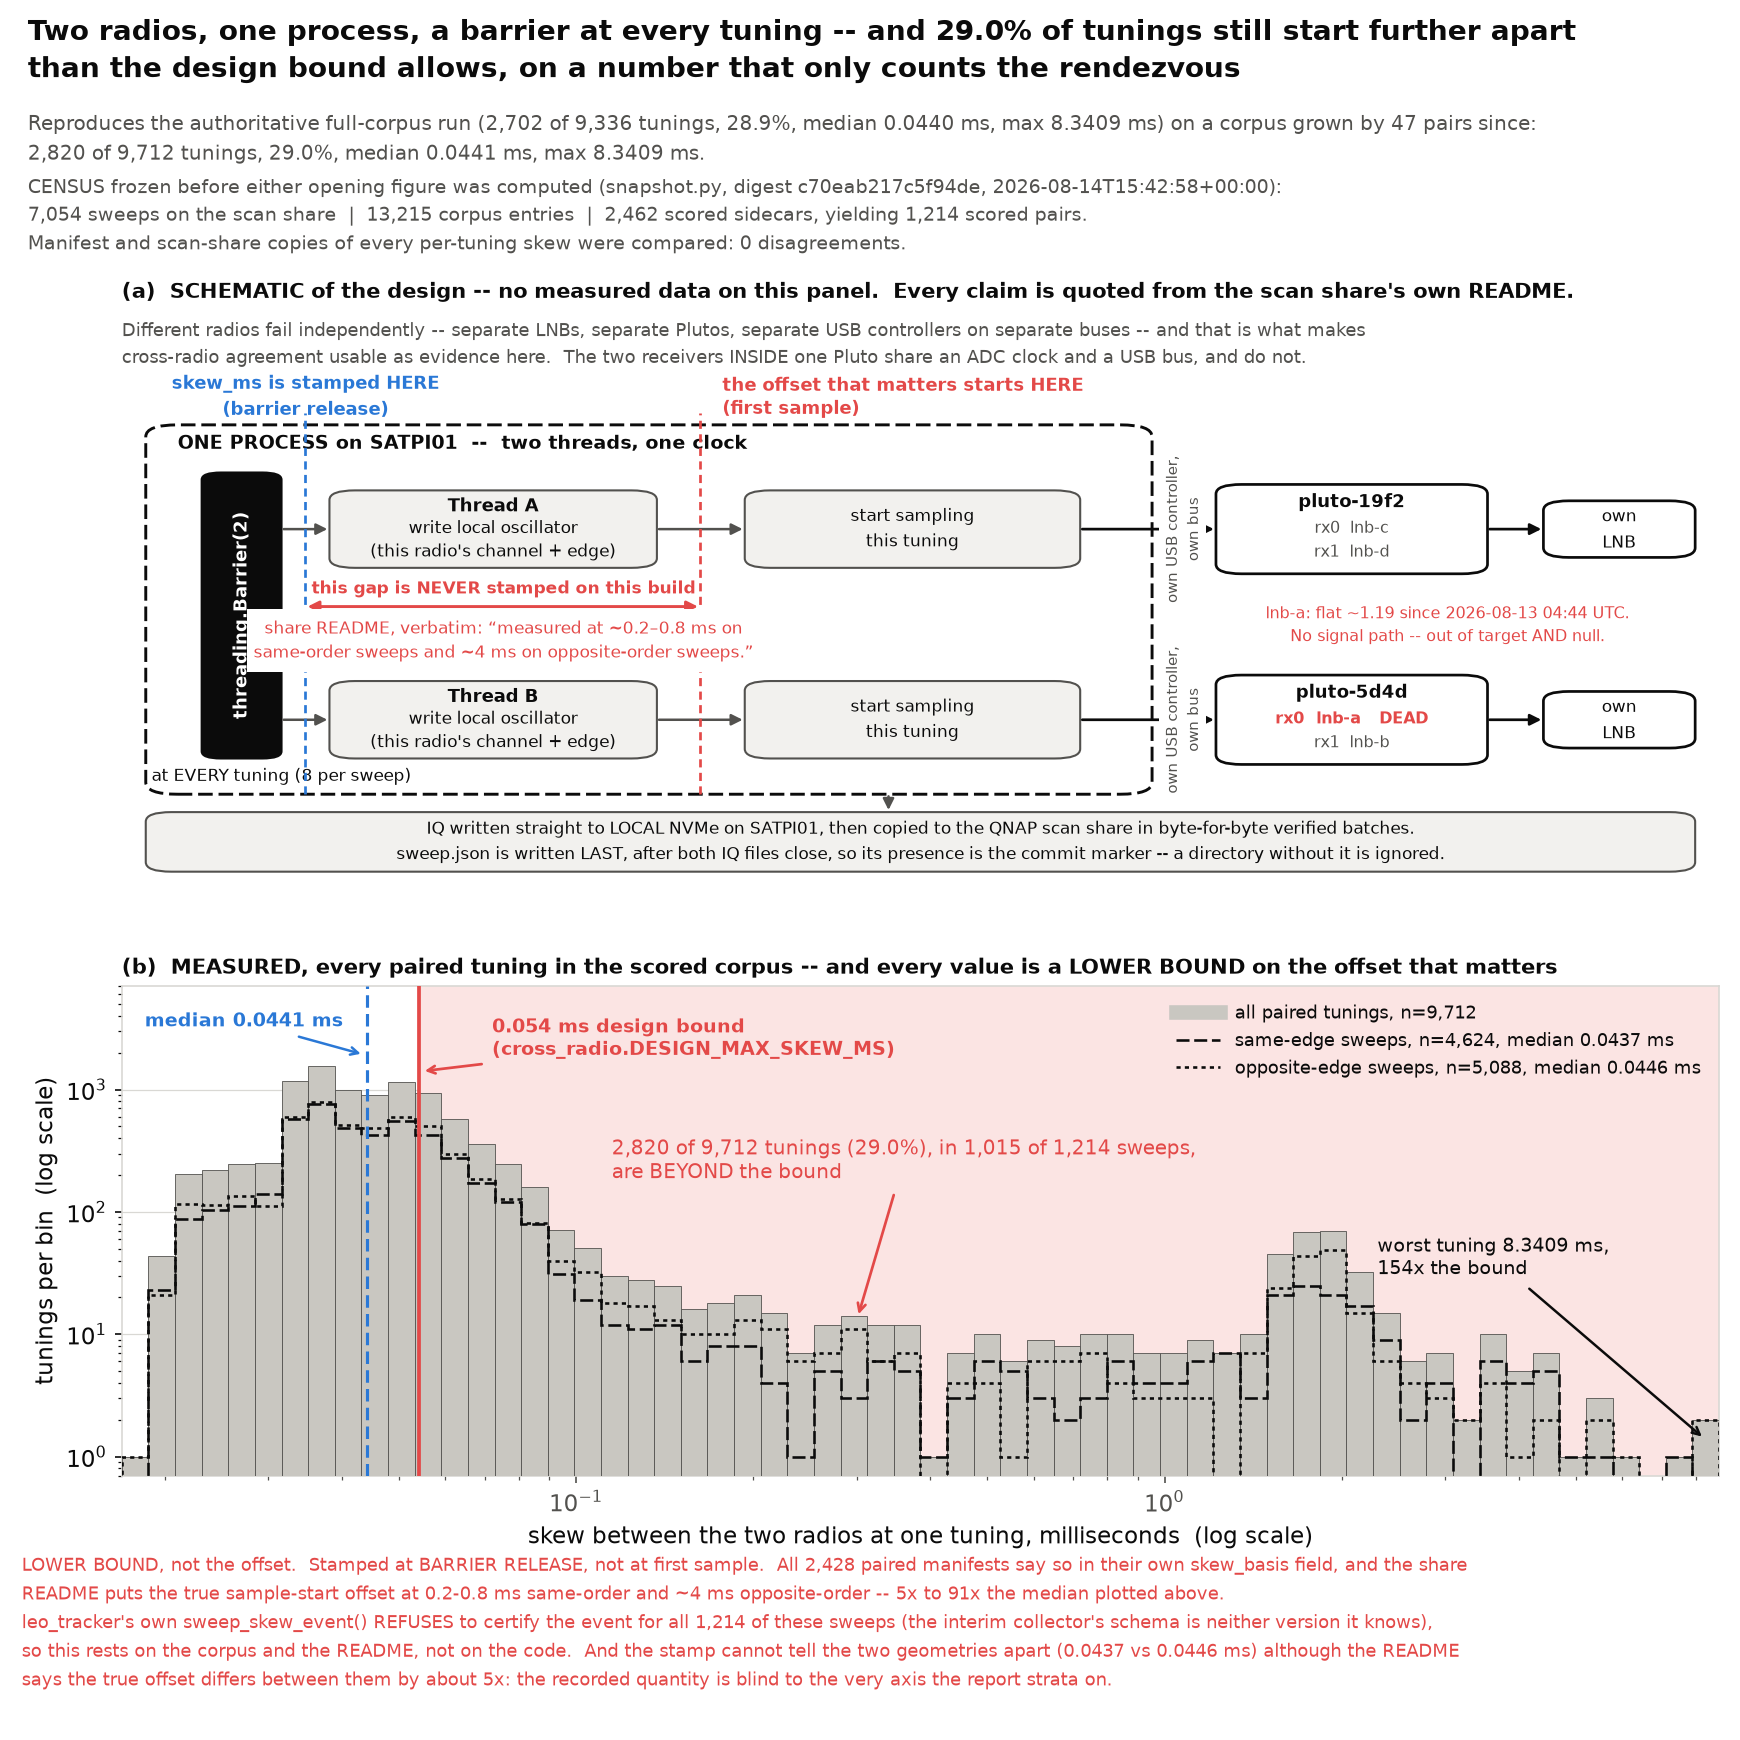

Source code (Python):
#!/usr/bin/env python3
"""apparatus: how the two radios are made simultaneous, and how well it worked.

Panel (a) is a SCHEMATIC and is labelled as one on the figure: it carries no
measured data.  Its every claim is quoted from the scan share's own README
(``/mnt/qnap01/mouse9911/leo-scans/README.md``), which is the primary record of
the collector -- the collector itself is not in this repository; only the
importer that reads it (``leo_tracker.radio.beacon.sync_import``) is.

Panel (b) is measured: every paired tuning in the scored corpus, read from
``skew_ms.per_tuning`` in each sweep's ``sweep.json``, joined into pairs by
``cross_radio``'s own rules, against ``cross_radio.DESIGN_MAX_SKEW_MS``.  The
manifest copy of every one of those numbers was compared with the scan share's
copy tuning by tuning during extraction: 0 disagreements over 1,214 pairs.

THE HONESTY THIS FIGURE EXISTS FOR.  The skew is stamped at barrier release,
not at first sample, so it is a LOWER BOUND on the offset between the two
observations -- and that is drawn on the figure, not left to prose.  Three
things establish it, and all three are read at run time rather than asserted:

  * all 2,428 paired manifests carry the same ``skew_basis`` string, and it
    says barrier release;
  * the share README says the true sample-start offset is 0.2-0.8 ms on
    same-order sweeps and ~4 ms on opposite-order ones -- 5x to 91x the median
    plotted here.  The sentence is quoted verbatim off the README at run time;
  * ``synchronised_scan.sweep_skew_event`` -- the repository's own guard for
    exactly this question -- REFUSES to certify the event for all 1,214 paired
    sweeps, because the interim collector's schema is neither of the two it
    knows.  The claim rests on the corpus and the README, not on the code, and
    the figure says so.

Extraction: summary/opening/{sweep_census,corpus_pairs}.py, consolidated once
by summary/opening/cache_build.py into summary/cache/opening-figures.npz.  This
script reads that cache, the repository and the README; it does not touch the
corpus.
"""
from __future__ import annotations

import datetime as dt
import json
import re
import sys
import textwrap
from pathlib import Path

import numpy as np

import matplotlib
matplotlib.use("Agg")
import matplotlib.pyplot as plt  # noqa: E402
from matplotlib.lines import Line2D  # noqa: E402
from matplotlib.patches import FancyArrowPatch, FancyBboxPatch  # noqa: E402

sys.path.insert(0, "/home/satpi01/leo-tracker/src")

from leo_tracker.radio.beacon.cross_radio import (  # noqa: E402
    DEAD_RECEIVERS, DESIGN_MAX_SKEW_MS,
)

HERE = Path(__file__).resolve().parent
CACHE = HERE.parent / "cache" / "opening-figures.npz"
README = Path("/mnt/qnap01/mouse9911/leo-scans/README.md")
PNG = HERE / "apparatus.png"
OUT = HERE / "apparatus.json"

INK, MUTED, GRID = "#0b0b0b", "#52514e", "#d9d8d4"
ALERT = "#e34948"
ACCENT = "#2a78d6"
BOX = "#f2f1ee"
SHADE = "#fbe4e3"

#: What the authoritative 5,097-line run reported, to be reproduced or
#: contradicted here.  Quoted so the disagreement, if any, is visible on the
#: figure instead of being silently absorbed.
AUTHORITATIVE = {"tunings": 9336, "beyond": 2702, "sweeps_beyond": 973,
                 "median_ms": 0.0440, "max_ms": 8.3409,
                 "source": "reports/sync-scan-cross-radio-2026-08-14/"
                           "review-full-corpus.txt"}


def readme_skew() -> dict:
    """The share README's own words on what the stamp is, read at run time."""
    text = README.read_text(encoding="utf-8")
    section = " ".join(text.split("## Skew", 1)[1].split("##", 1)[0].split())
    sentence = re.search(r"The true sample-start offset.*?sweeps,", section)
    clause = re.search(r"measured at ~[0-9.]+[\u2013-][0-9.]+ ms on same-order "
                       r"sweeps and ~[0-9.]+ ms on opposite-order sweeps",
                       section)
    numbers = re.search(r"~([0-9.]+)[–-]([0-9.]+) ms on same-order sweeps "
                        r"and ~([0-9.]+) ms on opposite-order", section)
    if not sentence or not numbers or not clause:
        raise SystemExit("the share README no longer states the sample-start "
                         "offset in the form this figure quotes; refusing to "
                         "draw a caveat from memory")
    low, high, opposite = (float(value) for value in numbers.groups())
    return {"section": section,
            "sentence": sentence.group(0).rstrip(","),
            "clause": clause.group(0),
            "same_order_ms": [low, high], "opposite_order_ms": opposite,
            "states_barrier_release":
                bool(re.search(r"measured at \*\*barrier release\*\*, "
                               r"not at first sample", " ".join(text.split())))}


# ---------------------------------------------------------------- schematic
def box(axes, x, y, width, height, label, *, face=BOX, edge=MUTED,
        size=9.0, weight="normal", colour=INK, lw=1.0, radius=1.6):
    axes.add_patch(FancyBboxPatch(
        (x, y), width, height,
        boxstyle=f"round,pad=0,rounding_size={radius}",
        facecolor=face, edgecolor=edge, lw=lw, zorder=2))
    axes.text(x + width / 2, y + height / 2, label, fontsize=size,
              ha="center", va="center", color=colour, weight=weight,
              zorder=3, linespacing=1.45)


def arrow(axes, start, end, *, colour=MUTED, lw=1.2, style="-|>"):
    axes.add_patch(FancyArrowPatch(
        start, end, arrowstyle=style, color=colour, lw=lw,
        mutation_scale=11, shrinkA=1, shrinkB=1, zorder=4))


def schematic(axes, quote: str) -> None:
    """The design, drawn.  No measured data on this panel; it is a schematic."""
    axes.set_xlim(0, 100)
    axes.set_ylim(0, 100)
    axes.axis("off")

    axes.text(0.0, 100.0,
              "(a)  SCHEMATIC of the design -- no measured data on this panel.  "
              "Every claim is quoted from the scan share's own README.",
              fontsize=10.0, color=INK, ha="left", va="top", weight="bold")
    axes.text(0.0, 94.0,
              "Different radios fail independently -- separate LNBs, separate "
              "Plutos, separate USB controllers on separate buses -- and that is "
              "what makes\ncross-radio agreement usable as evidence here.  The "
              "two receivers INSIDE one Pluto share an ADC clock and a USB bus, "
              "and do not.",
              fontsize=8.6, color=MUTED, ha="left", va="top", linespacing=1.5)

    # the host process
    axes.add_patch(FancyBboxPatch(
        (1.5, 14.0), 63.0, 62.0, boxstyle="round,pad=0,rounding_size=2.0",
        facecolor="white", edgecolor=INK, lw=1.4, ls=(0, (5, 2)), zorder=1))
    axes.text(3.5, 72.8, "ONE PROCESS on SATPI01  --  two threads, one clock",
              fontsize=9.0, weight="bold", color=INK, ha="left", va="center")

    # the barrier
    axes.add_patch(FancyBboxPatch(
        (5.0, 20.0), 5.0, 48.0, boxstyle="round,pad=0,rounding_size=1.2",
        facecolor=INK, edgecolor=INK, lw=1.0, zorder=2))
    axes.text(7.5, 44.0, "threading.Barrier(2)", fontsize=8.6, color="white",
              ha="center", va="center", rotation=90, weight="bold", zorder=3)
    axes.text(10.0, 17.0, "at EVERY tuning (8 per sweep)", fontsize=8.0,
              color=INK, ha="center", va="center")

    for base, name, radio, ports in (
            (52.0, "Thread A", "pluto-19f2", ("rx0  lnb-c", "rx1  lnb-d")),
            (20.0, "Thread B", "pluto-5d4d", ("rx0  lnb-a", "rx1  lnb-b"))):
        box(axes, 13.0, base, 20.5, 13.0, "", size=8.4)
        axes.text(23.25, base + 10.3, name, fontsize=8.6, weight="bold",
                  color=INK, ha="center", va="center", zorder=3)
        axes.text(23.25, base + 4.8,
                  "write local oscillator\n(this radio's channel + edge)",
                  fontsize=8.4, color=INK, ha="center", va="center",
                  zorder=3, linespacing=1.45)
        box(axes, 39.0, base, 21.0, 13.0,
            "start sampling\nthis tuning", size=8.4)
        arrow(axes, (10.0, base + 6.5), (13.0, base + 6.5))
        arrow(axes, (33.5, base + 6.5), (39.0, base + 6.5))
        arrow(axes, (60.0, base + 6.5), (68.5, base + 6.5), colour=INK, lw=1.3)
        axes.text(66.4, base + 6.5, "own USB controller,\nown bus",
                  fontsize=7.4, color=MUTED, ha="center", va="center",
                  rotation=90, zorder=6, linespacing=1.3,
                  bbox=dict(boxstyle="square,pad=0.25", facecolor="white",
                            edgecolor="none"))

        box(axes, 68.5, base - 1.0, 17.0, 15.0, "", face="white", edge=INK,
            lw=1.3)
        axes.text(77.0, base + 11.0, radio, fontsize=8.8, weight="bold",
                  color=INK, ha="center", va="center", zorder=3)
        for offset, port in zip((6.6, 2.6), ports):
            is_dead = any(label in port for label in DEAD_RECEIVERS)
            axes.text(77.0, base + offset,
                      port + ("   DEAD" if is_dead else ""),
                      fontsize=7.8, ha="center", va="center", zorder=3,
                      color=ALERT if is_dead else MUTED,
                      weight="bold" if is_dead else "normal")
        box(axes, 89.0, base + 1.75, 9.5, 9.5, "own\nLNB", face="white",
            edge=INK, size=8.2, lw=1.3)
        arrow(axes, (85.5, base + 6.5), (89.0, base + 6.5), colour=INK, lw=1.3)

    axes.text(83.0, 42.5,
              "lnb-a: flat ~1.19 since 2026-08-13 04:44 UTC.\n"
              "No signal path -- out of target AND null.",
              fontsize=7.8, color=ALERT, ha="center", va="center",
              linespacing=1.5)

    # ---- the one thing this figure exists to say --------------------------
    axes.plot([11.5, 11.5], [14.0, 78.0], color=ACCENT, lw=1.3,
              ls=(0, (3, 2)), zorder=5)
    axes.plot([36.2, 36.2], [14.0, 78.0], color=ALERT, lw=1.3,
              ls=(0, (3, 2)), zorder=5)
    axes.text(11.5, 85.0, "skew_ms is stamped HERE\n(barrier release)",
              fontsize=8.6, color=ACCENT, ha="center", va="top",
              weight="bold", linespacing=1.4)
    axes.text(37.6, 85.0, "the offset that matters starts HERE\n(first sample)",
              fontsize=8.6, color=ALERT, ha="left", va="top",
              weight="bold", linespacing=1.4)
    arrow(axes, (11.5, 45.5), (36.2, 45.5), colour=ALERT, lw=1.4,
          style="<|-|>")
    axes.text(23.9, 47.0, "this gap is NEVER stamped on this build",
              fontsize=8.4, color=ALERT, ha="center", va="bottom",
              weight="bold")
    axes.text(23.9, 44.0, quote,
              fontsize=8.0, color=ALERT, ha="center", va="top",
              linespacing=1.5, zorder=6,
              bbox=dict(boxstyle="square,pad=0.4", facecolor="white",
                        edgecolor="none"))

    # storage
    box(axes, 1.5, 1.0, 97.0, 10.0,
        "IQ written straight to LOCAL NVMe on SATPI01, then copied to the QNAP "
        "scan share in byte-for-byte verified batches.\n"
        "sweep.json is written LAST, after both IQ files close, so its presence "
        "is the commit marker -- a directory without it is ignored.",
        face=BOX, edge=MUTED, size=8.4)
    arrow(axes, (48.0, 14.0), (48.0, 11.0))


def main() -> int:
    cache = np.load(CACHE, allow_pickle=True)
    provenance = json.loads(str(cache["provenance"]))
    census = provenance["census"]
    readme = readme_skew()

    skew = cache["skew_ms"]
    geometry = cache["skew_geometry"]
    sweeps = cache["skew_sweep"]

    beyond = skew > DESIGN_MAX_SKEW_MS
    measured = {
        "tunings": int(skew.size),
        "pairs": provenance["pairs"],
        "median_ms": float(np.median(skew)),
        "min_ms": float(skew.min()),
        "max_ms": float(skew.max()),
        "p90_ms": float(np.percentile(skew, 90)),
        "p99_ms": float(np.percentile(skew, 99)),
        "beyond": int(beyond.sum()),
        "beyond_fraction": float(beyond.mean()),
        "sweeps_beyond": int(len(set(sweeps[beyond].tolist()))),
        "design_max_ms": DESIGN_MAX_SKEW_MS,
    }
    by_geometry = {}
    for name in sorted(set(geometry.tolist())):
        mask = geometry == name
        by_geometry[name] = {
            "n": int(mask.sum()),
            "median_ms": float(np.median(skew[mask])),
            "max_ms": float(skew[mask].max()),
            "beyond_fraction": float((skew[mask] > DESIGN_MAX_SKEW_MS).mean())}

    understatement = {
        "same_order_low": readme["same_order_ms"][0] / measured["median_ms"],
        "same_order_high": readme["same_order_ms"][1] / measured["median_ms"],
        "opposite_order": readme["opposite_order_ms"] / measured["median_ms"]}

    # ------------------------------------------------------------- figure
    plt.rcParams.update({"font.size": 11, "axes.edgecolor": GRID,
                         "axes.labelcolor": INK, "text.color": INK,
                         "xtick.color": MUTED, "ytick.color": INK,
                         "figure.facecolor": "white", "axes.facecolor": "white"})
    figure, (design, measuredax) = plt.subplots(
        2, 1, figsize=(11.6, 11.6), height_ratios=[1.12, 0.92],
        gridspec_kw={"hspace": 0.20})

    quote = "\n".join(textwrap.wrap(
        "share README, verbatim: \u201c%s.\u201d" % readme["clause"], 54))
    schematic(design, quote)

    # -- (b) the measured distribution -------------------------------------
    edges = np.logspace(np.log10(skew.min() * 0.95),
                        np.log10(skew.max() * 1.05), 61)
    counts, _ = np.histogram(skew, bins=edges)
    measuredax.hist(skew, bins=edges, color="#c9c7c1", edgecolor=MUTED,
                    lw=0.4, zorder=3)
    for name, style in (("same-edge", (0, (5, 1.8))),
                        ("opposite-edge", (0, (1.6, 1.6)))):
        measuredax.hist(skew[geometry == name], bins=edges, histtype="step",
                        color=INK, lw=1.25, ls=style, zorder=4)

    measuredax.axvspan(DESIGN_MAX_SKEW_MS, edges[-1], color=SHADE, zorder=1)
    measuredax.axvline(DESIGN_MAX_SKEW_MS, color=ALERT, lw=1.8, zorder=6)
    measuredax.axvline(measured["median_ms"], color=ACCENT, lw=1.5,
                       ls=(0, (4, 2)), zorder=6)

    measuredax.set_xscale("log")
    measuredax.set_yscale("log")
    measuredax.set_xlim(edges[0], edges[-1])
    measuredax.set_ylim(0.7, 7000)
    measuredax.set_xlabel("skew between the two radios at one tuning, "
                          "milliseconds  (log scale)")
    measuredax.set_ylabel("tunings per bin  (log scale)")
    measuredax.grid(color=GRID, lw=0.6, zorder=0)
    measuredax.set_axisbelow(True)

    measuredax.annotate(
        "%s design bound\n(cross_radio.DESIGN_MAX_SKEW_MS)"
        % f"{DESIGN_MAX_SKEW_MS:g} ms",
        xy=(DESIGN_MAX_SKEW_MS, 1400), xytext=(0.0720, 2600),
        fontsize=9.0, color=ALERT, ha="left", va="center", weight="bold",
        arrowprops=dict(arrowstyle="->", color=ALERT, lw=1.3,
                        shrinkA=3, shrinkB=3))
    measuredax.annotate(
        "%s of %s tunings (%.1f%%), in %s of %s sweeps,\nare BEYOND the bound"
        % (f"{measured['beyond']:,}", f"{measured['tunings']:,}",
           100 * measured["beyond_fraction"],
           f"{measured['sweeps_beyond']:,}", f"{measured['pairs']:,}"),
        xy=(0.30, 13.0), xytext=(0.115, 260.0),
        fontsize=9.5, color=ALERT, ha="left", va="center",
        arrowprops=dict(arrowstyle="->", color=ALERT, lw=1.3,
                        shrinkA=3, shrinkB=3))
    measuredax.annotate(
        "worst tuning %.4f ms,\n%.0fx the bound"
        % (measured["max_ms"], measured["max_ms"] / DESIGN_MAX_SKEW_MS),
        xy=(measured["max_ms"], 1.35), xytext=(2.30, 42.0),
        ha="left",
        fontsize=9.0, color=INK, va="center",
        arrowprops=dict(arrowstyle="->", color=INK, lw=1.2,
                        shrinkA=3, shrinkB=3))
    measuredax.annotate(
        "median %.4f ms" % measured["median_ms"],
        xy=(measured["median_ms"], 1900), xytext=(0.0185, 3600),
        fontsize=9.0, color=ACCENT, ha="left", va="center", weight="bold",
        arrowprops=dict(arrowstyle="->", color=ACCENT, lw=1.2,
                        shrinkA=3, shrinkB=3))

    measuredax.legend(handles=[
        Line2D([], [], color="#c9c7c1", lw=7,
               label="all paired tunings, n=%s" % f"{measured['tunings']:,}"),
        Line2D([], [], color=INK, lw=1.25, ls=(0, (5, 1.8)),
               label="same-edge sweeps, n=%s, median %.4f ms"
                     % (f"{by_geometry['same-edge']['n']:,}",
                        by_geometry["same-edge"]["median_ms"])),
        Line2D([], [], color=INK, lw=1.25, ls=(0, (1.6, 1.6)),
               label="opposite-edge sweeps, n=%s, median %.4f ms"
                     % (f"{by_geometry['opposite-edge']['n']:,}",
                        by_geometry["opposite-edge"]["median_ms"]))],
        loc="upper right", fontsize=8.8, frameon=False, borderaxespad=0.6,
        handlelength=2.4, labelspacing=0.5)

    measuredax.set_title(
        "(b)  MEASURED, every paired tuning in the scored corpus -- and every "
        "value is a LOWER BOUND on the offset that matters",
        fontsize=10.0, color=INK, loc="left", pad=6, weight="bold")

    measuredax.text(
        0.0125, 0.026,
        "LOWER BOUND, not the offset.  Stamped at BARRIER RELEASE, not at first "
        "sample.  All %s paired manifests say so in their own skew_basis field, "
        "and the share\nREADME puts the true sample-start offset at %.1f-%.1f ms "
        "same-order and ~%.0f ms opposite-order -- %.0fx to %.0fx the median "
        "plotted above.\nleo_tracker's own sweep_skew_event() REFUSES to certify "
        "the event for all %s of these sweeps (the interim collector's schema is "
        "neither version it knows),\nso this rests on the corpus and the README, "
        "not on the code.  And the stamp cannot tell the two geometries apart "
        "(%.4f vs %.4f ms) although the README\nsays the true offset differs "
        "between them by about %.0fx: the recorded quantity is blind to the very "
        "axis the report strata on."
        % (f"{sum(provenance['skew_basis_in_manifests'].values()):,}",
           readme["same_order_ms"][0], readme["same_order_ms"][1],
           readme["opposite_order_ms"],
           understatement["same_order_low"], understatement["opposite_order"],
           f"{measured['pairs']:,}",
           by_geometry["same-edge"]["median_ms"],
           by_geometry["opposite-edge"]["median_ms"],
           readme["opposite_order_ms"] / readme["same_order_ms"][1]),
        transform=figure.transFigure, fontsize=8.6, color=ALERT,
        ha="left", va="bottom", linespacing=1.6)

    figure.text(0.016, 0.992,
                "Two radios, one process, a barrier at every tuning -- and "
                "%.1f%% of tunings still start further apart\nthan the design "
                "bound allows, on a number that only counts the rendezvous"
                % (100 * measured["beyond_fraction"]),
                fontsize=13.5, weight="bold", color=INK, ha="left", va="top",
                linespacing=1.32)
    figure.text(0.016, 0.937,
                "Reproduces the authoritative full-corpus run (%s of %s "
                "tunings, %.1f%%, median %.4f ms, max %.4f ms) on a corpus "
                "grown by %s pairs since:\n%s of %s tunings, %.1f%%, median "
                "%.4f ms, max %.4f ms."
                % (f"{AUTHORITATIVE['beyond']:,}",
                   f"{AUTHORITATIVE['tunings']:,}",
                   100 * AUTHORITATIVE["beyond"] / AUTHORITATIVE["tunings"],
                   AUTHORITATIVE["median_ms"], AUTHORITATIVE["max_ms"],
                   f"{(measured['tunings'] - AUTHORITATIVE['tunings']) // 8:,}",
                   f"{measured['beyond']:,}", f"{measured['tunings']:,}",
                   100 * measured["beyond_fraction"], measured["median_ms"],
                   measured["max_ms"]),
                fontsize=9.5, color=MUTED, ha="left", va="top",
                linespacing=1.5)
    figure.text(0.016, 0.900,
                "CENSUS frozen before either opening figure was computed "
                "(snapshot.py, digest %s, %s):\n%s sweeps on the scan share  |  "
                "%s corpus entries  |  %s scored sidecars, yielding %s scored "
                "pairs.\nManifest and scan-share copies of every per-tuning "
                "skew were compared: %d disagreements."
                % (census["scored_digest"], census["measured_utc"],
                   f"{census['sweeps_on_share']:,}",
                   f"{census['corpus_entries']:,}",
                   f"{census['scored_sidecars']:,}",
                   f"{measured['pairs']:,}",
                   provenance["skew_mismatches_manifest_vs_share"]),
                fontsize=9.0, color=MUTED, ha="left", va="top", linespacing=1.5)

    figure.subplots_adjust(left=0.070, right=0.988, top=0.838, bottom=0.152)
    figure.savefig(PNG, dpi=150)

    payload = {
        "figure": "apparatus",
        "finding": ("over every paired tuning in the scored corpus the "
                    "barrier-release skew is median %.4f ms and max %.4f ms, "
                    "and %s of %s (%.2f%%) in %s of %s sweeps exceed the "
                    "%.3f ms design bound; the stamp is taken at barrier "
                    "release, so every value is a lower bound on the offset "
                    "between the two observations"
                    % (measured["median_ms"], measured["max_ms"],
                       f"{measured['beyond']:,}", f"{measured['tunings']:,}",
                       100 * measured["beyond_fraction"],
                       f"{measured['sweeps_beyond']:,}",
                       f"{measured['pairs']:,}", DESIGN_MAX_SKEW_MS)),
        "written_utc": dt.datetime.now(dt.timezone.utc)
                         .isoformat(timespec="seconds"),
        "census_frozen": census,
        "panel_a": {"kind": "schematic", "carries_data": False,
                    "source": str(README)},
        "measured": measured,
        "by_geometry": by_geometry,
        "authoritative_run": AUTHORITATIVE,
        "agreement_with_authoritative": {
            "median_ms_delta": measured["median_ms"] - AUTHORITATIVE["median_ms"],
            "max_ms_delta": measured["max_ms"] - AUTHORITATIVE["max_ms"],
            "fraction_delta": (measured["beyond_fraction"]
                               - AUTHORITATIVE["beyond"]
                               / AUTHORITATIVE["tunings"]),
            "extra_tunings": measured["tunings"] - AUTHORITATIVE["tunings"]},
        "skew_stamp_provenance": {
            "skew_basis_in_manifests": provenance["skew_basis_in_manifests"],
            "sweep_skew_event": provenance["sweep_skew_event"],
            "sweep_schemas": provenance["sweep_schemas"],
            "readme": readme,
            "understatement_factor_vs_median": understatement},
        "skew_mismatches_manifest_vs_share":
            provenance["skew_mismatches_manifest_vs_share"],
        "plotted": {
            "bin_edges_ms": edges.tolist(),
            "counts_all": counts.tolist(),
            "counts_same_edge": np.histogram(
                skew[geometry == "same-edge"], bins=edges)[0].tolist(),
            "counts_opposite_edge": np.histogram(
                skew[geometry == "opposite-edge"], bins=edges)[0].tolist()},
    }
    OUT.write_text(json.dumps(payload))
    print(json.dumps({key: value for key, value in payload.items()
                      if key not in ("plotted", "census_frozen")},
                     indent=2)[:3000])
    print("wrote", PNG)
    return 0


if __name__ == "__main__":
    sys.exit(main())
